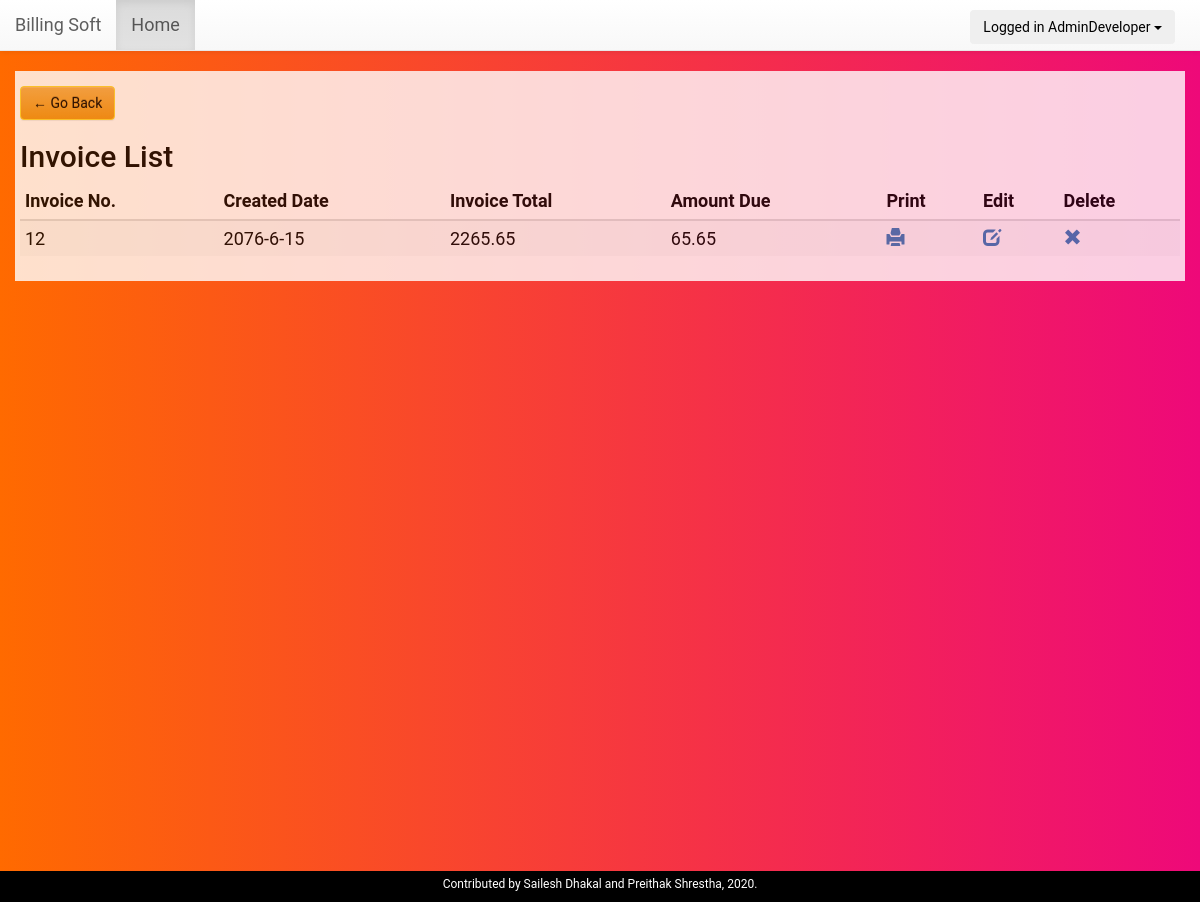
Page /invoice_list.php (signed in) on the committed database.
### tables this page shows
CREATE TABLE `invoice_order` (
  `order_id` int(11) NOT NULL,
  `user_id` int(11) NOT NULL,
  `customer_id` int(11) NOT NULL,
  `order_date` timestamp NOT NULL DEFAULT CURRENT_TIMESTAMP,
  `order_total_before_tax` decimal(10,2) NOT NULL,
  `order_total_tax` decimal(10,2) NOT NULL,
  `order_tax_per` varchar(250) NOT NULL,
  `order_total_after_tax` double(10,2) NOT NULL,
  `order_amount_paid` decimal(10,2) NOT NULL,
  `order_total_amount_due` decimal(10,2) NOT NULL,
  `note` text NOT NULL
);

### Invoice.php (called while the page is built, shortened)
<?php
class Invoice{
	private $host  = 'localhost';
    private $user  = 'root';
    private $password   = "";
    private $database  = "billing_software";
    private $invoiceOrderTable = 'invoice_order';
	private $dbConnect = false;
    public function __construct(){
        if(!$this->dbConnect){
            $conn = new mysqli($this->host, $this->user, $this->password, $this->database);
            if($conn->connect_error){
                die("Error failed to connect to MySQL: " . $conn->connect_error);
            }else{
                $this->dbConnect = $conn;
            }
        }
    }
	private function getData($sqlQuery) {
		$result = mysqli_query($this->dbConnect, $sqlQuery);
		$data= array();
		while ($row = mysqli_fetch_array($result, MYSQLI_ASSOC)) {
			$data[]=$row;
		}
		return $data;
	}
	public function getInvoiceList(){
		$sqlQuery = "
			SELECT * FROM ".$this->invoiceOrderTable."
			WHERE user_id = '".$_SESSION['userid']."'
			ORDER BY order_date ASC";
		return  $this->getData($sqlQuery);
	}
	public function NepaliDate($engDate, $nepDateObj){
		$date = array();
		$invoiceYear = date("Y", strtotime($engDate));
		$invoiceMonth = date("m", strtotime($engDate));
		$invoiceDay = date("d", strtotime($engDate));
		$date_ne = $nepDateObj->get_nepali_date($invoiceYear, $invoiceMonth, $invoiceDay);
		$date['y'] = $date_ne['y'];
		$date['m'] = $date_ne['m'];
		$date['d'] = $date_ne['d'];
		return $date;
	}
}
?>

### nepali-date.php (called while the page is built, shortened)
<?php
class nepali_date
{
	private $firstday_en ="1918-04-13";
	private $start_ne = "1975";
	private $end_ne = "2095";
	private $month_name = array('ब‌ैशाख', 'जेठ', 'असार', 'साउन', 'भदौ', 'असोज', 'कार्तिक', 'मङ्सिर', 'पुस', 'माघ', 'फाल्गुण', 'चैत');
	private $day_name = array('अाईतबार', 'सोमबार', 'मङ्गलबार', 'बुधबार', 'बिहिबार', 'शुक्रबार', 'शनिवार');
	private function get_week_ne($year, $month, $day)
	{
		 $jd = GregorianToJD($month, $day, $year);
		 return $this->day_name[JDDayOfWeek($jd,0)];
	}
	private function validate_en($year, $month, $day)
	{
		return TRUE;
	}
	public function get_nepali_date($year,$month,$day)
	{
		$validate = $this->validate_en($year, $month, $day);
		$date = $year.'-'.$month.'-'.$day;
		$dayname = $this->get_week_ne($year, $month, $day);
		$date_start=date_create($this->firstday_en);
		$date_today=date_create($date);
		$diff=date_diff($date_start,$date_today, true);
		$days = $diff->format("%a");
		$arr='0';
		for ($i=$this->start_ne; $i<$this->end_ne; $i++)
		{
			$arr+=array_sum($this->nepali_length[$i]);
			if ($arr>$days)
			{
				$year = $i;
				$count_previous=$arr-array_sum($this->nepali_length[$i]);
				for ($j=0; $j < 12; $j++)
				{
					$count_previous+= $this->nepali_length[$i][$j];
					if($count_previous>$days)
					{
						$month = $j+1;
						$daysss = $count_previous-$days;
						$dayss = ($this->nepali_length[$i][$j]-$daysss)+1;
						break;
					} elseif ($count_previous==$days)
					{
						$year = $i;
						$month = $j+1;
						$day = 1;
					}
				}
				break;
			} elseif($arr==$days)
			{
				$year = $i+1;
				$month = 1;
				$day = 1;
			}
		}
		$date = array();
		$date['y'] = $year;
		$date['m'] = $month;
		$date['M'] = $this->month_name[$month-1];
		$date['d'] = $dayss;
		$date['l'] = $dayname;
		return $date;
	}
}
?>

### invoice_list.php (the view, shortened to what this page needs)
<?php
include('header.php');
include 'Invoice.php';
require("nepali-date.php");
$invoice = new Invoice();
$nepali_date = new nepali_date();
$invoice->checkLoggedIn();
?>
<link href="css/style.css" rel="stylesheet">
<?php include('container.php');?>
<div class="container invoice-list-container">
  <div><a class="btn btn-warning back_btn" href="javascript:history.go(-1)">&#8592 Go Back</a></div>
	  <h2 class="title">Invoice List</h2>
    <?php
    $invoiceList = $invoice->getInvoiceList();
     if(empty($invoiceList)){
      echo '<div class="alert alert-danger" role="alert">No Transactions Yet!</div>';
    }
    else {
    ?>
      <table id="data-table" class="table table-condensed table-striped">
        <thead>
          <tr>
            <th>Invoice No.</th>
            <th>Created Date</th>
            <th>Invoice Total</th>
            <th>Amount Due </th>
            <th>Print</th>
            <th>Edit</th>
            <th>Delete</th>
          </tr>
        </thead>
        <?php
        foreach($invoiceList as $invoiceDetails){
			    $invoiceDate = $invoiceDetails['order_date'];
          $date = $invoice -> NepaliDate($invoiceDate, $nepali_date);
            echo '
              <tr>
                <td>'.$invoiceDetails["order_id"].'</td>
                <td>'.$date['y'].'-'.$date['m'].'-'.$date['d'].'</td>
                <td>'.$invoiceDetails["order_total_after_tax"].'</td>
                <td>'.$invoiceDetails["order_total_amount_due"].'</td>
                <td><a href="print_invoice.php?invoice_id='.$invoiceDetails["order_id"].'" title="Print Invoice"><span class="glyphicon glyphicon-print"></span></a></td>
                <td><a href="edit_invoice.php?update_id='.$invoiceDetails["order_id"].'"  title="Edit Invoice"><span class="glyphicon glyphicon-edit"></span></a></td>
                <td><a href="#" id="'.$invoiceDetails["order_id"].'" class="deleteInvoice"  title="Delete Invoice"><span class="glyphicon glyphicon-remove"></span></a></td>
              </tr>
            ';
        }
      }
        ?>
      </table>
</div>
<?php include('footer.php');?>

### css/style.css (style rules this page uses)
html { background-color: #f0f3f4; position: relative; min-height: 100%; }
body { background: #ee0979; background: -webkit-linear-gradient(to right, #ff6a00, #ee0979); background: linear-gradient(to right, #ff6a00, #ee0979); color: black; font-family: 'Roboto'; font-size: 18px; line-height: 1.42857; }
.invoice-list-container, .content-invoice, .customer-list-container { background:white; opacity:0.8; padding: 5px !important; }
.btn-warning { background-color: #fad733; border-color: #fad733; color: #000 !important; }
.back_btn { margin-top:10px; }

### rows in the picture
invoice_order: order_id "12", order_date "2076", order_date "6", order_date "15", order_total_after_tax "2265.65", order_total_amount_due "65.65"

### other values in the picture
$_SESSION['user'] "AdminDeveloper"
